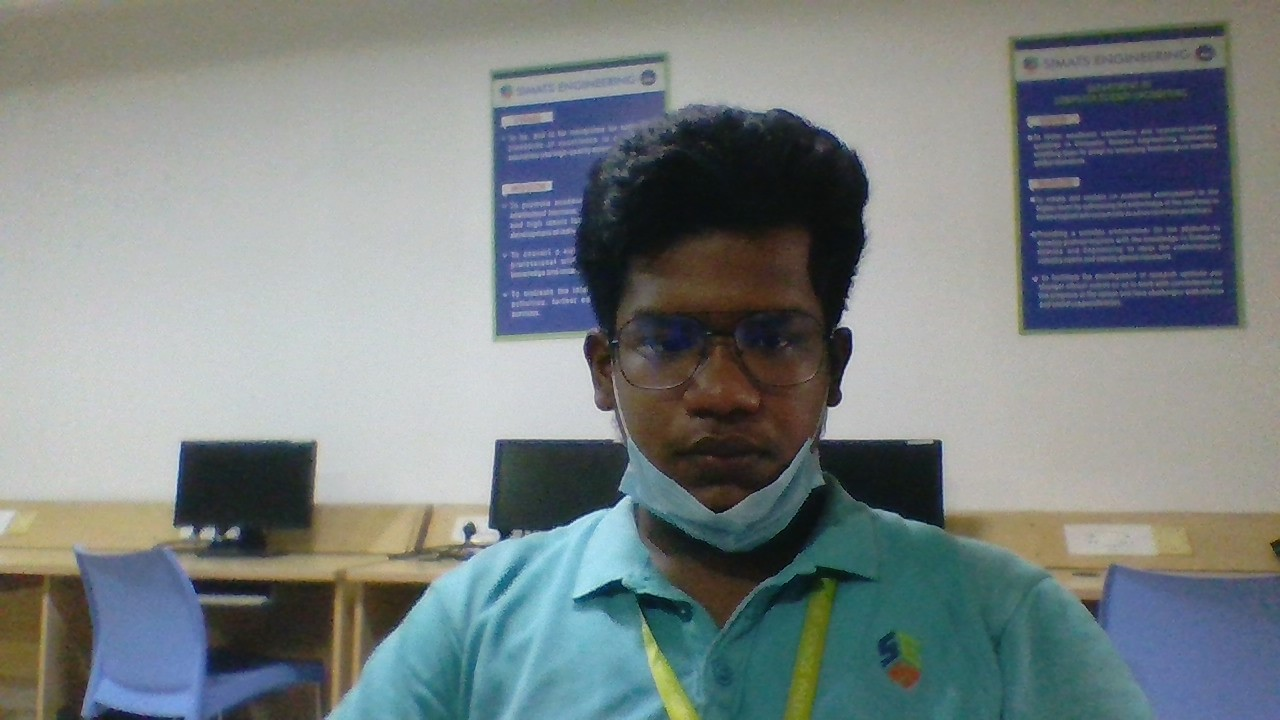
#> input picture WIN_20230609_13_10_13_Pro.jpg, 1280 x 720 px, found by its file name
$ python 'Face Detection.py'
#> lines starting #> are read from the running program, lines starting #| are printed output that depends on the picture; after the words box and inside, x2 and y2 are one past the last pixel; in counts of white or black regions, pixels touching at a corner belong together
import cv2
img = cv2.imread(r"C:\Users\vigne_0blcavi\OneDrive\Documents\Computer Vision\WIN_20230609_13_10_13_Pro.jpg")
#> img is the input picture: shape (720, 1280, 3); mean B, G, R 131.3, 130.5, 122.4
gray = cv2.cvtColor(img, cv2.COLOR_BGR2GRAY)
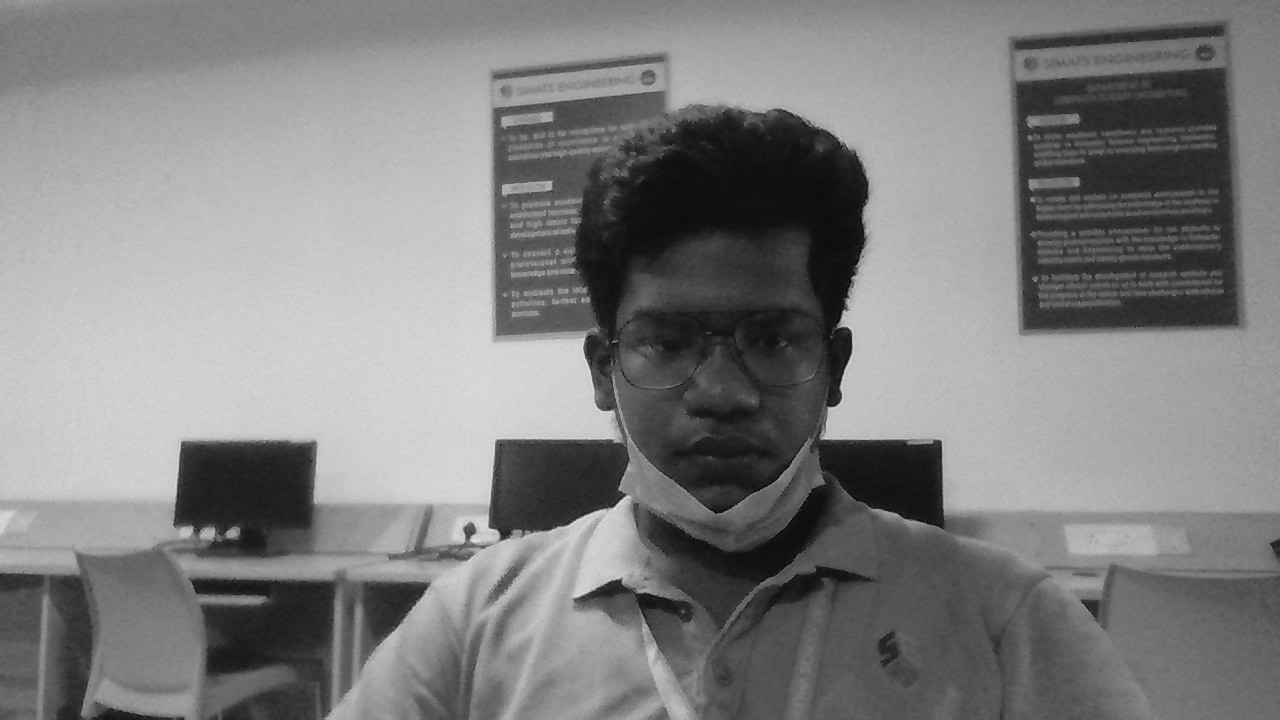
#> gray: shape (720, 1280); min 1, max 229, mean 128.2
face_cascade =cv2.CascadeClassifier(r"C:\Users\vigne_0blcavi\OneDrive\Documents\Computer Vision\haarcascade_frontalface_default.xml")
faces = face_cascade.detectMultiScale(gray, scaleFactor=1.1, minNeighbors=5)
#> faces = [[580, 221, 292, 292]]
for (x, y, w, h) in faces:
    cv2.rectangle(img, (x, y), (x + w, y + h), (0, 255, 0), 2)
#> this loop made 1 pass
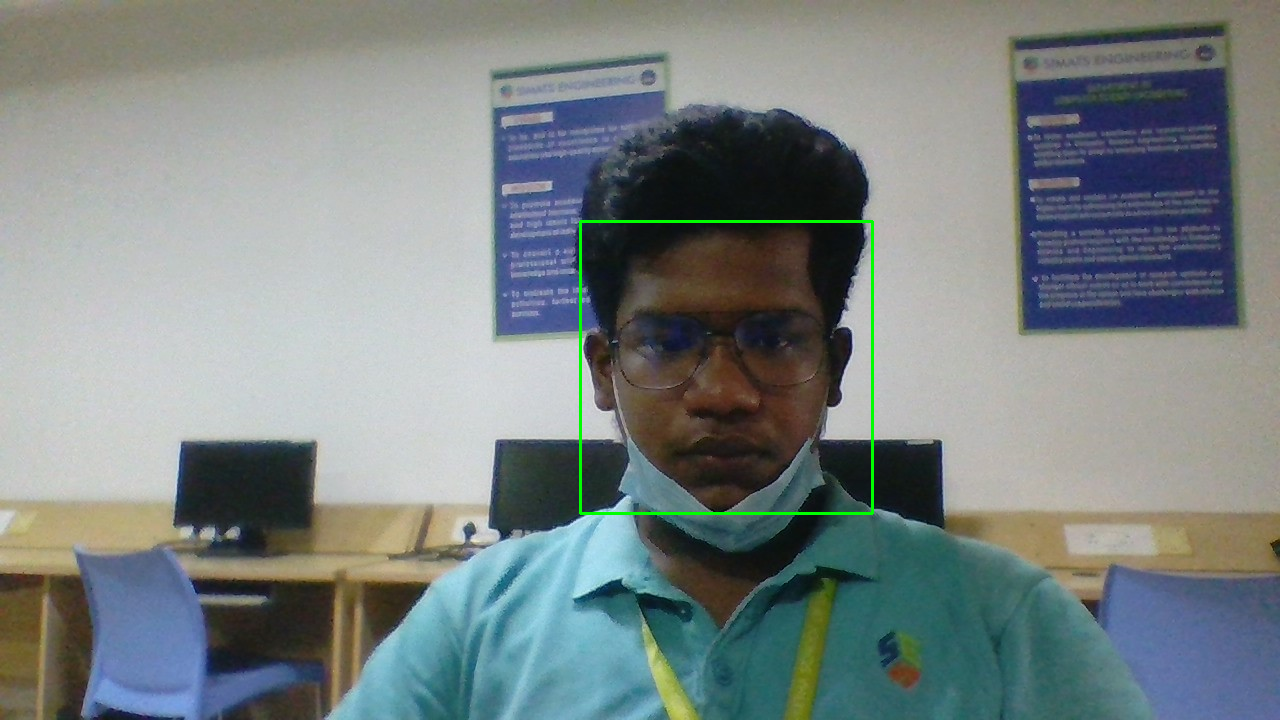
#> img: shape (720, 1280, 3); 0.38% of pixels changed, all inside (x1, y1, x2, y2) = (579, 220, 874, 515)
cv2.imshow('Faces Detected', img)
cv2.waitKey(0)
cv2.destroyAllWindows()

$ run again, with Hammerhead-sharks-scaled.jpg copied over WIN_20230609_13_10_13_Pro.jpg
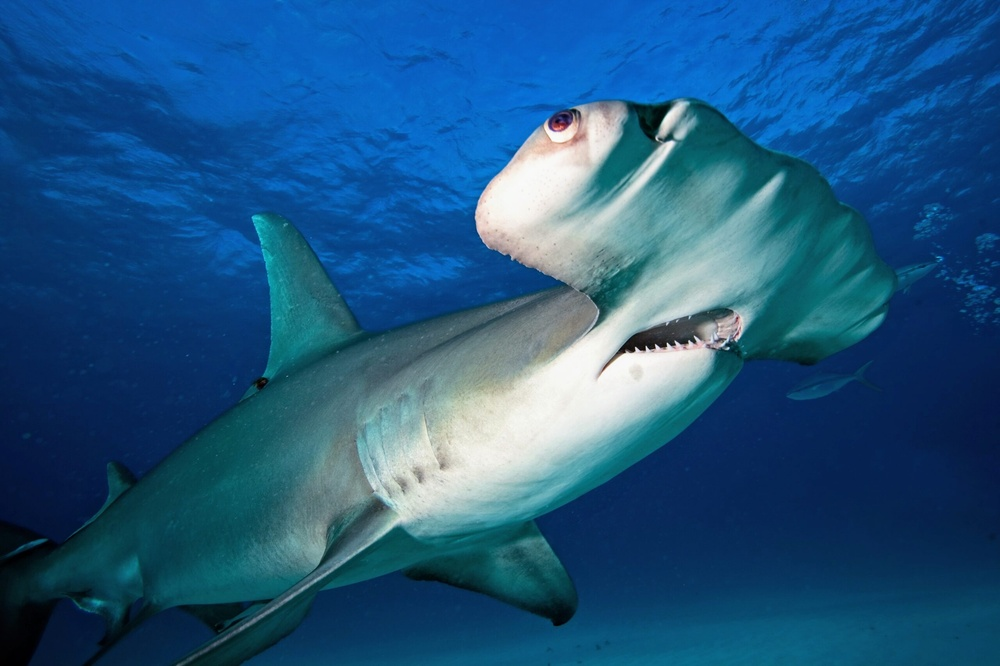
#> input picture Hammerhead-sharks-scaled.jpg, 1000 x 666 px, shrunk from 2560 x 1706 before the run, found by its file name
#> img is the input picture: shape (666, 1000, 3); mean B, G, R 128.5, 86.5, 32.8
#> `gray = cv2.cvtColor(img, cv2.COLOR_BGR2GRAY)`:
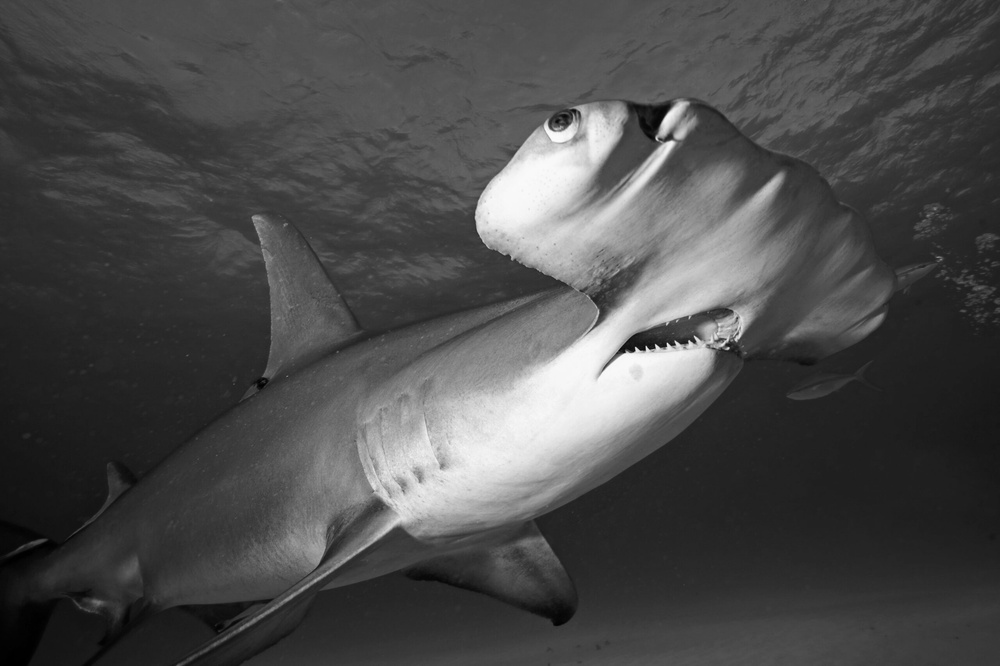
#> gray: shape (666, 1000); min 0, max 252, mean 75.3
#> faces = ()
